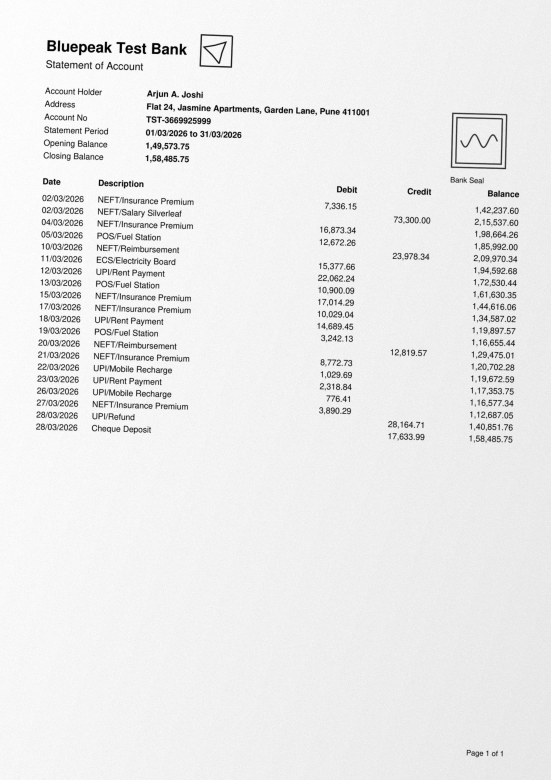
#> input picture sample_data/dev-0006/01_statement.jpg, 1653 x 2339 px (shown at 1/3 size)
$ python -i scan_noise.py   (imports and definitions only)
#> lines starting #> are read from the running program, lines starting #| are printed output that depends on the picture; after the words box and inside, x2 and y2 are one past the last pixel; in counts of white or black regions, pixels touching at a corner belong together
#> further down, picture is the input picture: shape (2339, 1653); min 0, max 255, mean 236
"""Image noise of a scan (design 7.5, S1 and S2). A scanner puts about the same grain over the whole page; paper filled in from its
surroundings has less of it, and a piece taken from another scan has the grain of that scan. Per word, the grain is the spread of
the part of the picture that a light blur takes away (the residual), measured on the paper beside the ink, and set against the
median over the words of the page. Only a difference is reported, and only as an observation: grain is changed by many innocent
things, by the scanner's white clip and a second JPEG save among them."""
import cv2
import numpy as np
from PIL import Image

from ..findings import doc_evidence, limitation, quote
from ..model import Case, Document, Evidence, Finding, Page
from ..pipeline import Ctx
from .grain import lacks_grain

DETECTOR = "scan_noise"
LISTED = 12      # words named in one finding; more are counted
MIN_WORDS = 8    # words that must be measurable before the page has a median worth comparing with
_BLUR = 1.5      # sigma in px of the blur whose difference is the residual
_MIN_PIXELS = 100  # paper pixels a word needs before its grain is measured (the word box as the reader gives it, no padding: a padded
#                    box around a small erased patch is mostly the untouched paper around it, which hides the patch)
_CLIPPED = 250   # paper brighter than this is cut at white by the scanner: its grain is not comparable and is left out


def _paper_grain(gray: np.ndarray) -> tuple[np.ndarray, np.ndarray]:
    """The residual of the picture, and a mask of the pixels that are paper: away from ink, and not clipped at white."""
    u8 = gray.astype(np.uint8)
    background = cv2.medianBlur(u8, 31)
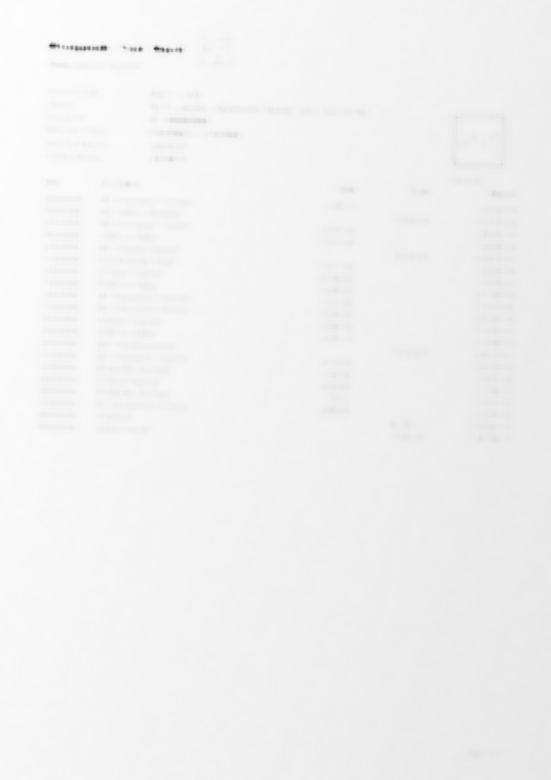
#> background: shape (2339, 1653) (shown at 1/3 size); min 46, max 253, mean 241.7
    ink = cv2.dilate((gray < background.astype(np.float32) - 40).astype(np.uint8), np.ones((9, 9), np.uint8)) > 0
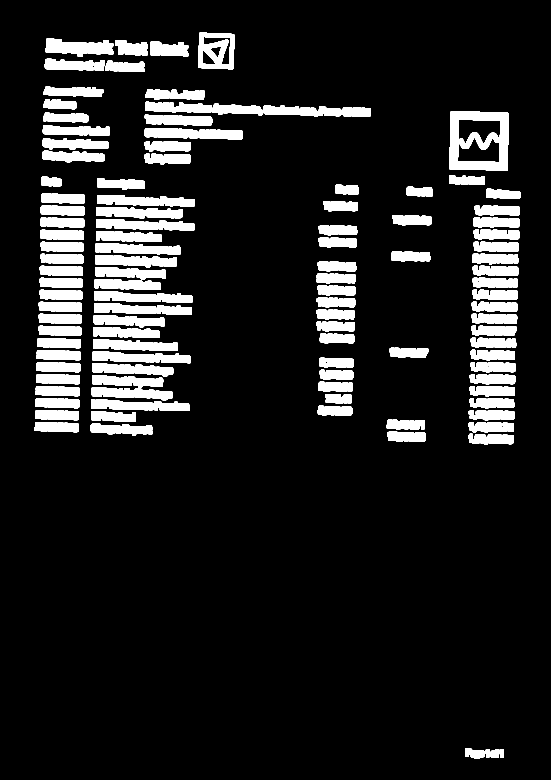
#> ink: shape (2339, 1653) bool (shown at 1/3 size); 11.7% white; 122 white regions, largest, box (x1, y1, x2, y2) and area: (1348, 333, 1526, 512) 15290, (436, 305, 788, 346) 8541, (433, 384, 729, 419) 7908
    residual = gray - cv2.GaussianBlur(gray, (0, 0), _BLUR)
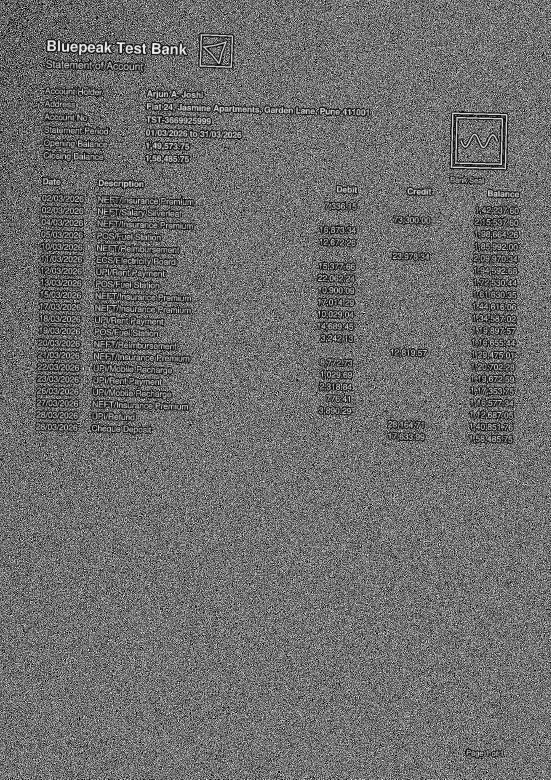
#> residual: shape (2339, 1653) (shown at 1/3 size); min 0, max 255, mean 109.9
    return residual, ~ink & (background <= _CLIPPED)


# [2 lines that did not run here, left out]


# [51 lines that did not run here, left out]

>>> import cv2
>>> picture = cv2.imread('../../../sample_data/dev-0006/01_statement.jpg', cv2.IMREAD_GRAYSCALE)
>>> result = _paper_grain(picture)
